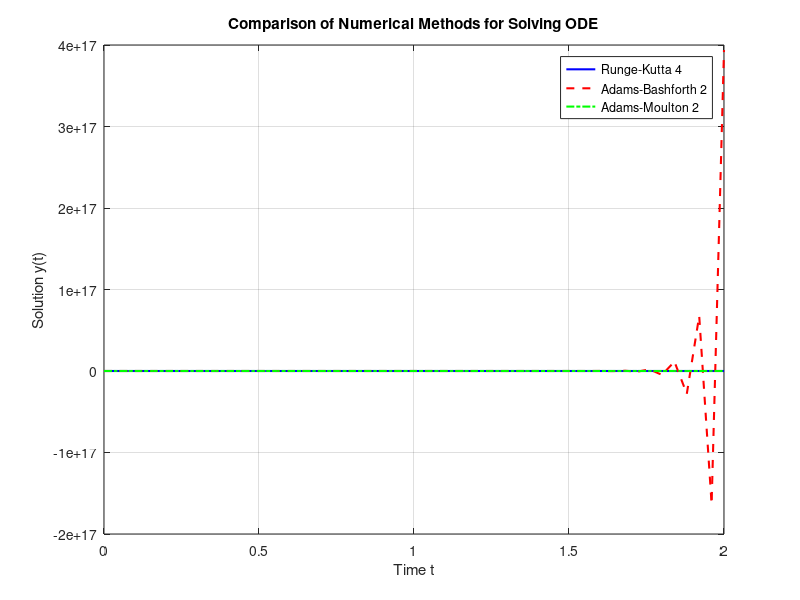

Recreate this plot in MATLAB.
clc; clear; close all;

% Given parameters
t0 = 0;
tf = 2;
y0 = 1;
h = 0.04;

t = t0:h:tf;
n = length(t);

f = @(t, y) -50*y + sin(t);

% Runge-Kutta 4th Order Method
y_rk4 = zeros(1, n);
y_rk4(1) = y0;
for i = 1:n-1
    k1 = h * f(t(i), y_rk4(i));
    k2 = h * f(t(i) + h/2, y_rk4(i) + k1/2);
    k3 = h * f(t(i) + h/2, y_rk4(i) + k2/2);
    k4 = h * f(t(i) + h, y_rk4(i) + k3);
    y_rk4(i+1) = y_rk4(i) + (k1 + 2*k2 + 2*k3 + k4) / 6;
end

% Adams-Bashforth
y_ab2 = zeros(1, n);
y_ab2(1) = y0;
y_ab2(2) = y_rk4(2);
for i = 2:n-1
    y_ab2(i+1) = y_ab2(i) + h * (3*f(t(i), y_ab2(i)) - f(t(i-1), y_ab2(i-1))) / 2;
end

% Adams-Moulton
y_am2 = zeros(1, n);
y_am2(1) = y0;
y_am2(2) = y_rk4(2);
for i = 2:n-1
    predictor = y_am2(i) + h * (3*f(t(i), y_am2(i)) - f(t(i-1), y_am2(i-1))) / 2;
    y_am2(i+1) = y_am2(i) + h * (f(t(i+1), predictor) + f(t(i), y_am2(i))) / 2;
end

% Plot results
figure;
plot(t, y_rk4, 'b-', 'LineWidth', 1.5); hold on;
plot(t, y_ab2, 'r--', 'LineWidth', 1.5);
plot(t, y_am2, 'g-.', 'LineWidth', 1.5);
legend('Runge-Kutta 4', 'Adams-Bashforth 2', 'Adams-Moulton 2');
xlabel('Time t'); ylabel('Solution y(t)');
title('Comparison of Numerical Methods for Solving ODE');
grid on;
